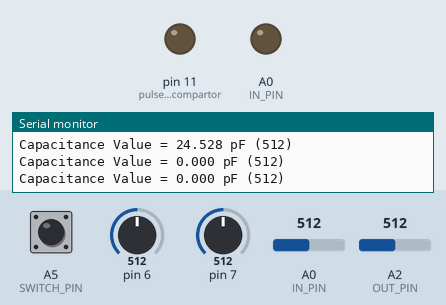
A sketch run on a simulated Arduino Uno, built with avr-gcc and run on an emulated ATmega328P. Parts: output pins drawn as LEDs (lit = HIGH), the last lines printed to the serial monitor. Dashed ring = blinking. The inputs (shaded band) are chosen by the test bench; at power-on: A5 (SWITCH_PIN) LOW, A0 (IN_PIN) = 512, pin 6 = 512, pin 7 = 512, A2 (OUT_PIN) = 512. Pins used as bus, display or sensor lines are not drawn.

Above: at 4.3 s.
4.4 s: A5 (SWITCH_PIN) pulled HIGH for 3.2 s
At 7.8 s:
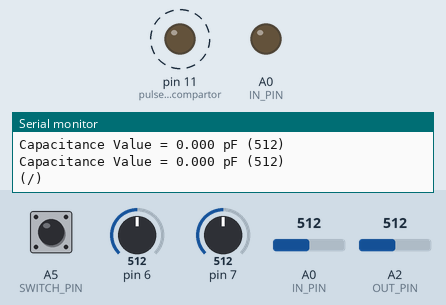
9.1 s: A0 (IN_PIN) set to 981
10.6 s: A0 (IN_PIN) set to 1008
Timing chart, 0 to 13.6 s (numbered marks = the images above; inputs shaded):
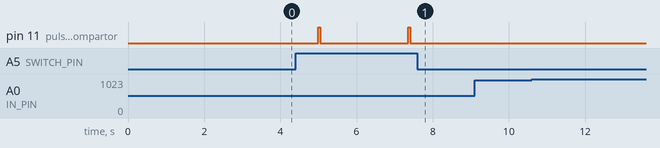

The sketch:

minimum_code.ino
```cpp
// Ivan's Arduino LC meter

//Prealocate the compartor output (L tester)
    int aco=1<<ACO;

//predefine the multiplier weights (L Tester)
    const double pi = 3.1415926535;
    const double pipi = pi * pi;
    const double C = 1.1; //capacitor

//Predefine constants for 2pin cap test
    const int OUT_PIN = A2;
    const int IN_PIN = A0;

    const int MAX_ADC_VALUE = 1023;
    const float IN_STRAY_CAP_TO_GND = 24.48;
    const float IN_CAP_TO_GND  = IN_STRAY_CAP_TO_GND;
    const float R_PULLUP = 34.8;

    float ZERO = 0;//0.217; //zero capacitance, fix later, add autorgne

//Switchpin for changing modes
    const int SWITCH_PIN = A5;

void setup(){
  //Initialize comparator
    DDRD=0; PORTD=0;
    ACSR=0; ADCSRB=0;

  //Initialize the output pin
    pinMode(11, OUTPUT); //pulse pin for compartor

    pinMode(OUT_PIN, OUTPUT); //pins for 2 pin cap test
    pinMode(IN_PIN, OUTPUT);

    pinMode(SWITCH_PIN, INPUT);

  //Begin Serial output
    Serial.begin(115200);

  //Internal Capacitor Compenstation
    Serial.println(F("Internal Capacitance Calibration Success"));
    MeasureCap(); //calls to show old value, some sort of bug here if I do it in one function
    delay(100);
    ZeroCap();

    //Serial.println(ZERO);
}

//Pre Zero Capacitor Value
void ZeroCap(){
    //Define the Precicision of calibration and delay
    byte precision = 20;
    byte cooldown = 100;

    //For loop to iterate conditions
    for(byte i = 0; i<precision; i++){
        delay(cooldown);

        //Define the output pins for reading the capacitance
        pinMode(IN_PIN, INPUT); digitalWrite(OUT_PIN, HIGH);
        unsigned int val = analogRead(IN_PIN);
        digitalWrite(OUT_PIN, LOW); pinMode(IN_PIN, OUTPUT);

        ZERO += (float)val * IN_CAP_TO_GND / (float)(MAX_ADC_VALUE - val);
  }

  ZERO /= (float) precision;

 }

//Measure Capacitor Value and apply Zeroing
void MeasureCap(){

    //Define the output pins for reading the capacitance
        pinMode(IN_PIN, INPUT); digitalWrite(OUT_PIN, HIGH);
        unsigned int val = analogRead(IN_PIN);
        digitalWrite(OUT_PIN, LOW); pinMode(IN_PIN, OUTPUT);

    float capacitance;

//smol
    if (val < 1000){
      pinMode(IN_PIN, OUTPUT);
      capacitance = (float)val * IN_CAP_TO_GND / (float)(MAX_ADC_VALUE - val) - ZERO;

      Serial.print(F("Capacitance Value = "));
      Serial.print(capacitance, 3);
      Serial.print(F(" pF ("));
      Serial.print(val);
      Serial.println(F(") "));
    }

//not smol and chungusy
    else{
      pinMode(IN_PIN, OUTPUT);
      delay(1);
      pinMode(OUT_PIN, INPUT_PULLUP);
      unsigned long u1 = micros();
      unsigned long t;
      int digVal;

      do{
        digVal = digitalRead(OUT_PIN);
        unsigned long u2 = micros();
        t = u2 > u1 ? u2 - u1 : u1 - u2;
      } while ((digVal < 1) && (t < 400000L));

      pinMode(OUT_PIN, INPUT);
      val = analogRead(OUT_PIN);
      digitalWrite(IN_PIN, HIGH);
      int dischargeTime = (int)(t / 1000L) * 5;
      delay(dischargeTime);
      pinMode(OUT_PIN, OUTPUT);
      digitalWrite(OUT_PIN, LOW);
      digitalWrite(IN_PIN, LOW);

      capacitance = -(float)t / R_PULLUP / log(1.0 - (float)val / (float)MAX_ADC_VALUE);

//Output Part
      Serial.print(F("Capacitance Value = "));
      if (capacitance > 1000.0){
        Serial.print(capacitance / 1000.0, 2);
        Serial.print(F(" uF"));
      }
      else{
        Serial.print(capacitance, 2);
        Serial.print(F(" nF"));
      }

      Serial.print(F(" ("));
      Serial.print(digVal == 1 ? F("Normal") : F("HighVal"));
      Serial.print(F(", t= "));
      Serial.print(t);
      Serial.print(F(" us, ADC= "));
      Serial.print(val);
      Serial.println(F(")"));
    }
    while (millis() % 1000 != 0);
}

//Measure Time of one Oscillation
double IndTest(byte &precision){
    double long temp = 0;

    //predefine timeout constant and
        unsigned long timeout=1000000;
        unsigned long t=0;

    //Variable accuracy system (running average filter)
    for(byte i=0; i<precision; i++){
        //pulse the inductor to start oscillation
            digitalWrite(11, HIGH);
            delay(50);        //charge the inductor.
            digitalWrite(11,LOW);

        //wait for a full wave to finish
        while((ACSR & aco)&& t<timeout) {t++;} //wait for prev pulse to end

        unsigned long start = micros(); //start timer

        //ACO is bit withing the ACSR that is output of compartor
            while(!(ACSR & aco)&& t<timeout) {t++;}
            while((ACSR & aco)&& t<timeout) {t++;}
            if(t>=timeout) return -1;//break if too long

        //Add data to temp
            temp += micros() - start-4;
    }

    //If no timeout occurs: return total time
        return temp / (double) precision;
}

//Produce accurate reading with lowpass filter by calling above fnct and averaging
void MeasureInd(){
    //Define Precision of filter
    byte precision = 1; //max 255
    unsigned int cooldown = 1000;

    //Process the Time and convert to L val
    double T = IndTest(precision); //time in microsec

    if(T==-1) Serial.println(F("(/) ")); //NO Inductor connected

    else {
        if(T<100) Serial.print(F("(!) ")); //Low value, recommend using larger capacitor
        //Serial.print(T); Serial.print(" ");

    //Solve for L
        T = (T*T) / ( 4.0 * pipi * C);//convert to inductance
        T *= 1; //uH
        Serial.print(T); Serial.println(F(" uH"));
    }

    delay(cooldown); //cooldown
}


void loop(){
    //measure the switch pin for mode
    byte val = digitalRead(SWITCH_PIN);

    if(val) MeasureInd(); //Ind Mode
    else MeasureCap(); //Cap Mode
}
```

Measured:
- after the input at 4.4 s, pin 11 (pulse_pin_for_compartor): alternates HIGH for 0.05 s and LOW for 2.3 s, starting after 0.60 s
